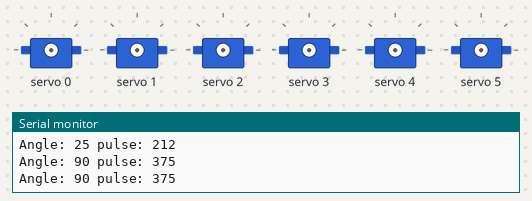
The sketch below on a simulated Arduino Uno, built with avr-gcc and run on an emulated ATmega328P. Parts: 6 × servo, the last lines printed to the serial monitor.

Above: at 0.1 s.
At 1.25 s:
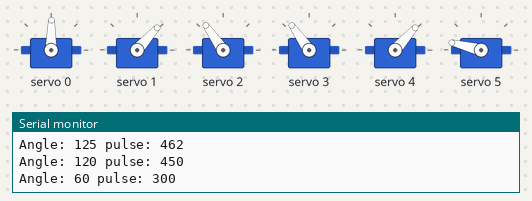
At 2.45 s:
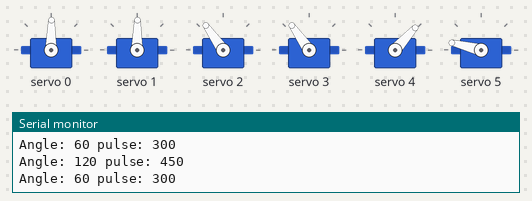
At 4.85 s:
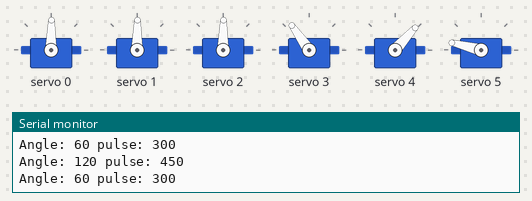
At 7.25 s:
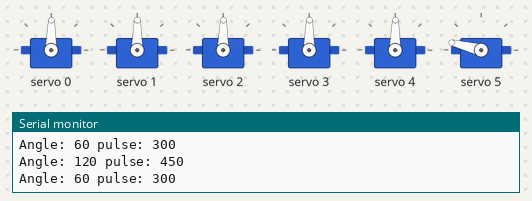
At 9.65 s:
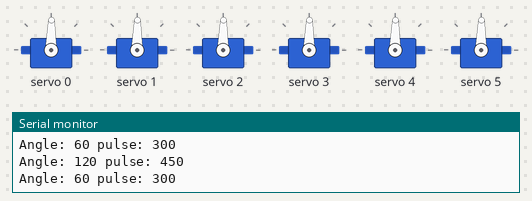
Timing chart, 0 to 12.6 s (numbered marks = the images above):
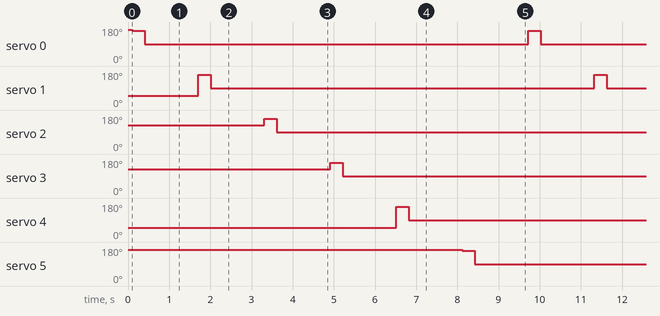

Measured:
- by itself, servo 0–5: alternates 160° for 0.30 s and 89° for 9.3 s

The sketch:

servoTestWithPinOut.ino
```cpp
#include <Wire.h>
#include <Adafruit_PWMServoDriver.h>

/******* Wire out Servo board to UNO *****************
 * GND -> GND
 * OE -> not connected
 * SCL -> A5
 * SDA -> A4
 * VCC -> 5V
 * V+ -> Vin
 *****************************************************/
Adafruit_PWMServoDriver pwm = Adafruit_PWMServoDriver();

#define SERVOMIN  150
#define SERVOMAX  600

#define SERVO_FREQ 50

#define LEFT_FRONT 0
#define RIGHT_FRONT 1
#define LEFT_MIDDLE 2
#define RIGHT_MIDDLE 3
#define LEFT_REAR 4
#define RIGHT_REAR 5


void setup() {
	Serial.begin(9600);

	pwm.begin();  //start the I2C bus
	pwm.setPWMFreq(SERVO_FREQ);  // servos run at ~50 Hz
	delay(10);
	stance();
}

int angleToPulse(int requiredAngle){
	int pulse = map(requiredAngle,0, 180, SERVOMIN,SERVOMAX); // map angle of 0 to 180 to Servo min and Servo max
	Serial.print("Angle: ");Serial.print(requiredAngle);
	Serial.print(" pulse: ");Serial.println(pulse);
	return pulse;
}

void loop() {

	for(int i = 0;i<6;i++){
		legTest(i);
    delay(1000);
	}

}

void stance(){
	pwm.setPWM(LEFT_FRONT, 0, angleToPulse(125));
	pwm.setPWM(RIGHT_FRONT, 0, angleToPulse(25));
	pwm.setPWM(LEFT_MIDDLE, 0, angleToPulse(90));
	pwm.setPWM(RIGHT_MIDDLE, 0, angleToPulse(90));
	pwm.setPWM(LEFT_REAR, 0, angleToPulse(25));
	pwm.setPWM(RIGHT_REAR, 0, angleToPulse(125));
}

void legTest(int leg){
	pwm.setPWM(leg, 0, angleToPulse(120));
	delay(300);
	pwm.setPWM(leg, 0, angleToPulse(60));
	delay(300);
}
```
